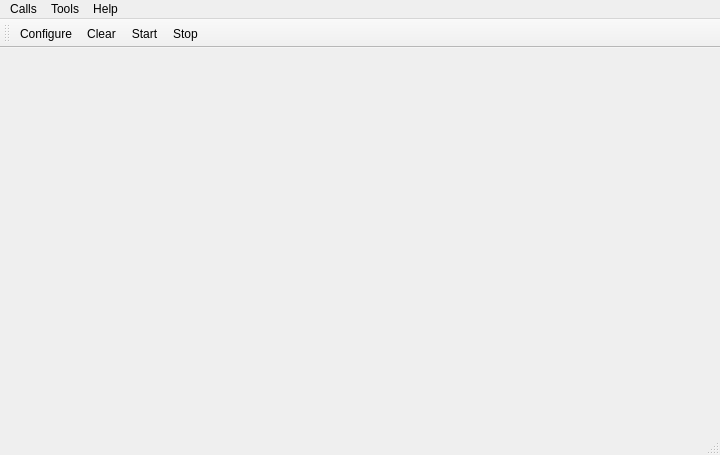
<?xml version="1.0" encoding="UTF-8"?>
<ui version="4.0">
 <class>MainWindow</class>
 <widget class="QMainWindow" name="MainWindow">
  <property name="geometry">
   <rect>
    <x>0</x>
    <y>0</y>
    <width>720</width>
    <height>455</height>
   </rect>
  </property>
  <property name="windowTitle">
   <string>GNSS App</string>
  </property>
  <widget class="QWidget" name="centralWidget">
   <layout class="QVBoxLayout" name="verticalLayout"/>
  </widget>
  <widget class="QMenuBar" name="menuBar">
   <property name="geometry">
    <rect>
     <x>0</x>
     <y>0</y>
     <width>720</width>
     <height>26</height>
    </rect>
   </property>
   <widget class="QMenu" name="menuCalls">
    <property name="title">
     <string>Calls</string>
    </property>
    <addaction name="separator"/>
    <addaction name="actionQuit"/>
   </widget>
   <widget class="QMenu" name="menuTools">
    <property name="title">
     <string>Tools</string>
    </property>
    <addaction name="actionConfigure"/>
    <addaction name="actionClear"/>
   </widget>
   <widget class="QMenu" name="menuHelp">
    <property name="title">
     <string>Help</string>
    </property>
    <addaction name="actionAbout"/>
   </widget>
   <addaction name="menuCalls"/>
   <addaction name="menuTools"/>
   <addaction name="menuHelp"/>
  </widget>
  <widget class="QToolBar" name="mainToolBar">
   <attribute name="toolBarArea">
    <enum>TopToolBarArea</enum>
   </attribute>
   <attribute name="toolBarBreak">
    <bool>false</bool>
   </attribute>
   <addaction name="actionConfigure"/>
   <addaction name="actionClear"/>
   <addaction name="actionStart"/>
   <addaction name="actionStop"/>
  </widget>
  <widget class="QStatusBar" name="statusBar"/>
  <action name="actionAbout">
   <property name="text">
    <string>&amp;About</string>
   </property>
   <property name="toolTip">
    <string>About program</string>
   </property>
   <property name="shortcut">
    <string>Alt+A</string>
   </property>
  </action>
  <action name="actionConfigure">
   <property name="icon">
    <iconset resource="../gui_app.qrc">
     <normaloff>:/images/settings.png</normaloff>:/images/settings.png</iconset>
   </property>
   <property name="text">
    <string>&amp;Configure</string>
   </property>
   <property name="toolTip">
    <string>Configure serial port</string>
   </property>
   <property name="shortcut">
    <string>Alt+C</string>
   </property>
  </action>
  <action name="actionClear">
   <property name="icon">
    <iconset resource="../gui_app.qrc">
     <normaloff>:/images/clear.png</normaloff>:/images/clear.png</iconset>
   </property>
   <property name="text">
    <string>C&amp;lear</string>
   </property>
   <property name="toolTip">
    <string>Clear data</string>
   </property>
   <property name="shortcut">
    <string>Alt+L</string>
   </property>
  </action>
  <action name="actionQuit">
   <property name="icon">
    <iconset resource="../gui_app.qrc">
     <normaloff>:/images/application-exit.png</normaloff>:/images/application-exit.png</iconset>
   </property>
   <property name="text">
    <string>&amp;Quit</string>
   </property>
   <property name="shortcut">
    <string>Ctrl+Q</string>
   </property>
  </action>
  <action name="actionStart">
   <property name="checkable">
    <bool>false</bool>
   </property>
   <property name="enabled">
    <bool>true</bool>
   </property>
   <property name="icon">
    <iconset resource="../gui_app.qrc">
     <normaloff>:/images/start.png</normaloff>:/images/start.png</iconset>
   </property>
   <property name="text">
    <string>&amp;Start</string>
   </property>
   <property name="toolTip">
    <string>Start</string>
   </property>
   <property name="shortcut">
    <string>Ctrl+R</string>
   </property>
  </action>
  <action name="actionStop">
   <property name="icon">
    <iconset resource="../gui_app.qrc">
     <normaloff>:/images/stop.png</normaloff>:/images/stop.png</iconset>
   </property>
   <property name="text">
    <string>&amp;Stop</string>
   </property>
   <property name="toolTip">
    <string>Stop</string>
   </property>
   <property name="shortcut">
    <string>Ctrl+T</string>
   </property>
  </action>
 </widget>
 <layoutdefault spacing="6" margin="11"/>
 <resources>
  <include location="../gui_app.qrc"/>
 </resources>
 <connections/>
</ui>
